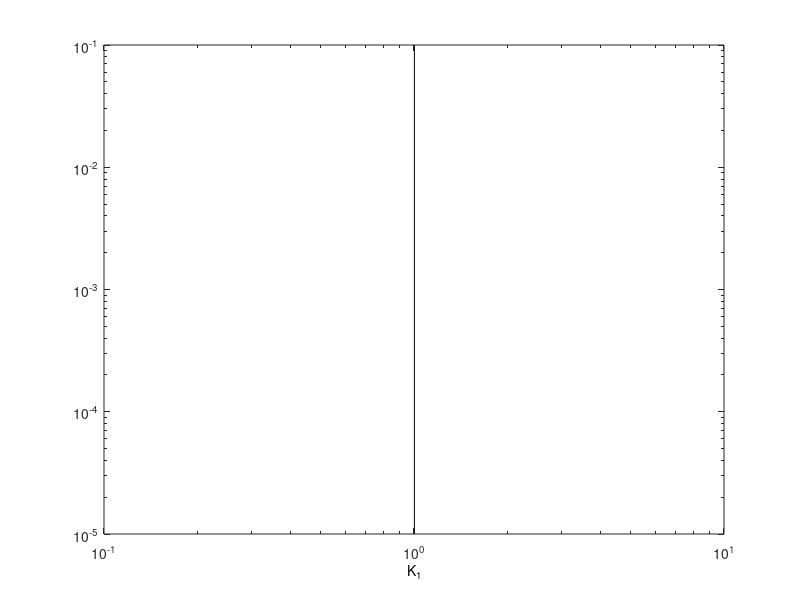

Recreate this plot in MATLAB.
% $$$ % Tf
yy = [1e-5 1e-2];
xx = 1./[15.981/24  15.981/24];
loglog(xx, yy, 'k')
text(xx(1), 2e-2, 'f', 'color', 'k', 'horizontalalignment', 'center')
% $$$ 
% $$$ % Tf/2
% $$$ yy = [1e-5 1e-2];
% $$$ %yy = [1e0 1e3];
% $$$ xx = 1./([15.981/24  15.981/24]/2);
% $$$ loglog(xx, yy, 'k')
% $$$ text(xx(1), 2e-2, 'T_f/2', 'color', 'k', 'horizontalalignment', 'center')

%M2
yy = [1e-5 5e-1];
%yy = [1e0 1e4];
xx = 1./[12.42/24  12.42/24];
loglog(xx, yy, 'k')
text(xx(1), 5e-6, 'M_2', 'color', 'k', 'horizontalalignment', 'center')

%M3
yy = [1e-5 1e-2];
%yy = [1e0 1e4];
%xx = 1./([12.42/24  12.42/24]*2/3);
xx = 1./[12.42/24  12.42/24] + 1./[23.93/24  23.93/24];
loglog(xx, yy, 'k')
text(xx(1), 5e-6, 'M_2 + K_1', 'color', 'k', 'horizontalalignment', 'center')


%M4
yy = [1e-5 1e-1];
%yy = [1e0 5e3];
xx = 1./([12.42/24  12.42/24]./2);
loglog(xx, yy, 'k')
text(xx(1), 2e-1, 'M_4', 'color', 'k', 'horizontalalignment', 'center')

%M5
yy = [1e-5 5e-2];
%yy = [1e0 5e3];
xx = 1./[12.42/24  12.42/24] + 2.*(1./[23.93/24  23.93/24]);
loglog(xx, yy, 'k')
text(xx(1), 5e-6, 'M_2 + 2K_1', 'color', 'k', 'horizontalalignment', 'center')


%M6
yy = [1e-5 1e-1];
%yy = [5e-1 5e2];
xx = 1./([12.42/24  12.42/24]./3);
loglog(xx, yy, 'k')
text(xx(1), 5e-6, 'M_6', 'color', 'k', 'horizontalalignment', 'center')

% K1
yy = [1e-5 1e-1];
%yy = [5e-1 5e2];
xx = 1./([23.93/24 23.93/24]);
loglog(xx, yy, 'k')
text(xx(1), 5e-6, 'K_1', 'color', 'k', 'horizontalalignment', 'center')
